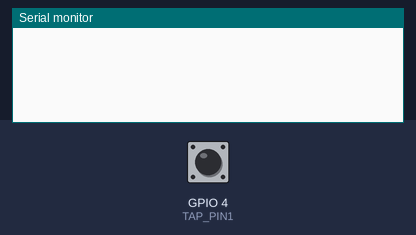
Simulated run of this sketch. Board: ESP32. Shown: the last lines printed to the serial monitor. The test bench sets the inputs (shaded band); at power-on: GPIO 4 (TAP_PIN1) HIGH.

Above: at 1.2 s.
1.3 s: GPIO 4 (TAP_PIN1) pulled LOW for 0.15 s
At 2.7 s:
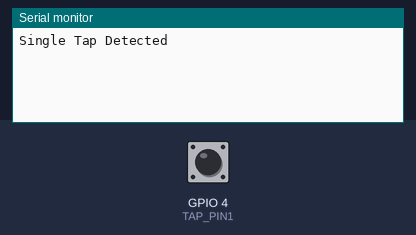
3.3 s: GPIO 4 (TAP_PIN1) pulsed LOW 2 times (0.12 s each, 0.3 s apart)
At 5.5 s:
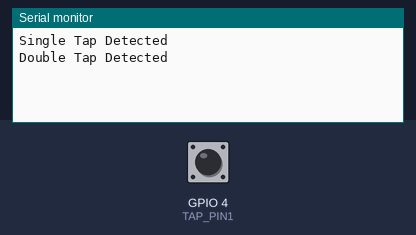

Measured:
- after the input at 1.3 s, the serial monitor: prints a new line after 0.51 s (image 1)
- after the input at 3.3 s, the serial monitor: prints a new line after 0.81 s (image 2)

The sketch:

Capacitive_touch_for_single-double-triple_TAP.ino
```cpp
#define TAP_PIN1 4   // GPIO4
int threshold = 30;          // Adjust based on calibration

// Timing thresholds in milliseconds
const unsigned long singleTapMaxDuration = 500;   // Max duration for a single tap
const unsigned long doubleTapMaxInterval = 500;   // Max interval between two taps for a double tap
const unsigned long tripleTapMaxInterval = 500;   // Max interval between three taps for a triple tap

enum TapType {
  NO_TAP,
  SINGLE_TAP,
  DOUBLE_TAP,
  TRIPLE_TAP
};

unsigned long lastTapTime = 0;
int tapCount = 0;

void setup() {
  Serial.begin(115200); // Initialize serial communication at 115200 baud
}

void loop() {
  static bool touchRegistered = false;
  unsigned long currentTime = millis();
  uint16_t capacitiveValueLevel1 = touchRead(TAP_PIN1);

  if (capacitiveValueLevel1 < threshold) {
    if (!touchRegistered) {
      touchRegistered = true;
      tapCount++;
      lastTapTime = currentTime;
    }
  } else {
    touchRegistered = false;
  }

  if (tapCount > 0 && (currentTime - lastTapTime > doubleTapMaxInterval)) {
    TapType tapType = identifyTapType(tapCount);
    executeTapAction(tapType);
    tapCount = 0;
  }

  delay(10); // Short delay to debounce touch readings
}

TapType identifyTapType(int count) {
  switch (count) {
    case 1:
      return SINGLE_TAP;
    case 2:
      return DOUBLE_TAP;
    case 3:
      return TRIPLE_TAP;
    default:
      return NO_TAP;
  }
}

void executeTapAction(TapType tapType) {
  switch (tapType) {
    case SINGLE_TAP:
      Serial.println("Single Tap Detected");
      // Add action for single tap here
      break;
    case DOUBLE_TAP:
      Serial.println("Double Tap Detected");
      // Add action for double tap here
      break;
    case TRIPLE_TAP:
      Serial.println("Triple Tap Detected");
      // Add action for triple tap here
      break;
    default:
      break;
  }
}
```
